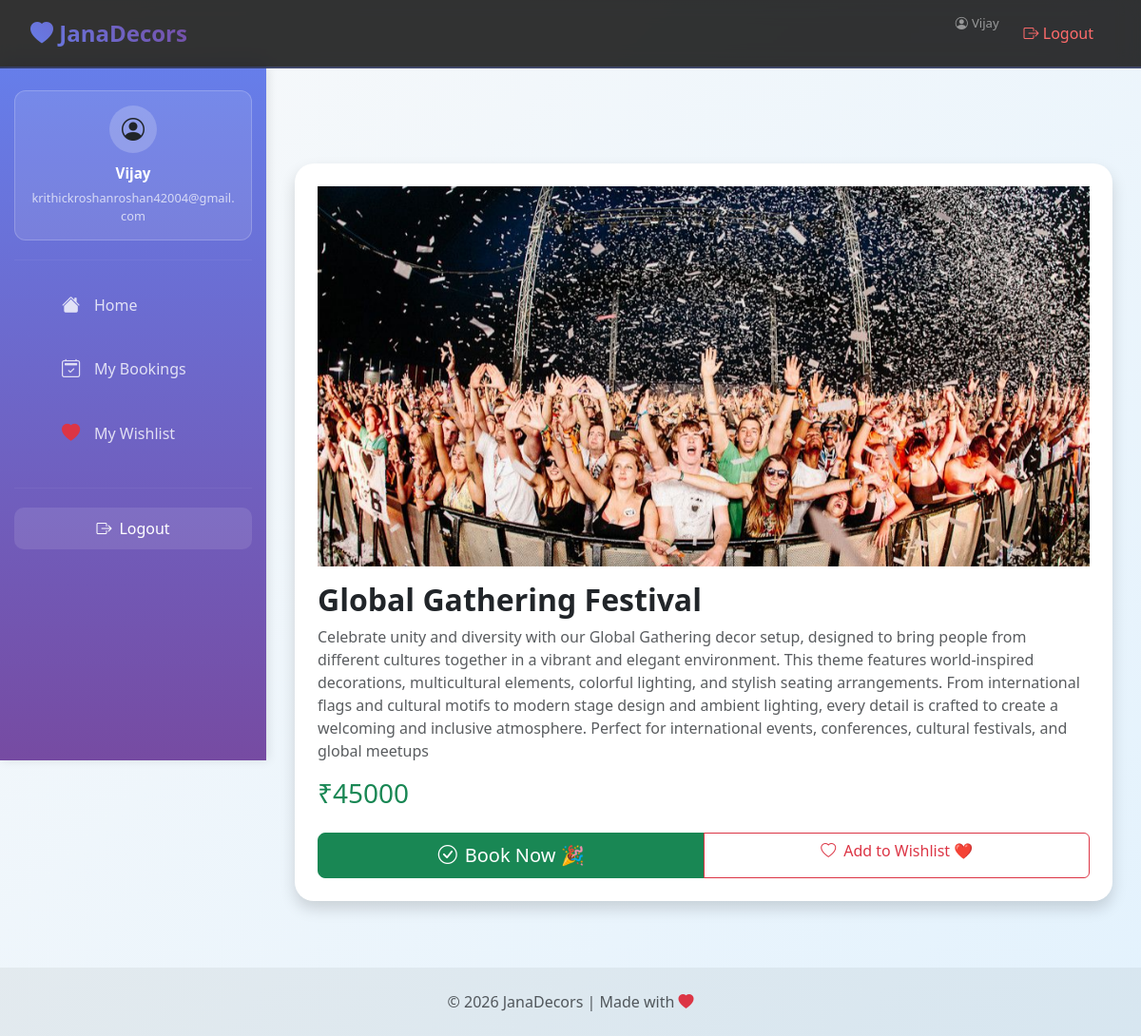
Screenshot of /plan/2/ (signed in) with the database file from the repository.
### Event/models.py (models this page shows, shortened)
class DecorPlan(models.Model):
    name = models.CharField(max_length=100)
    description = models.TextField()
    price = models.IntegerField(null=True, blank=True)
    image = models.ImageField(upload_to='images/')

### Event/views.py (the view)
# urls.py: path('plan/<int:id>/', views.plan_detail, name='plan_detail'),
@login_required
def plan_detail(request, id):
    plan = get_object_or_404(DecorPlan, id=id)
    return render(request, 'Event/detail.html', {'plan': plan})

### Event/templates/Event/detail.html
{% extends 'Event/user_base.html' %}
{% block content %}
<div class="card shadow p-4" style="border-radius: 20px;">
<div id="carouselExample" class="carousel slide mb-3">
<div class="carousel-inner">
<div class="carousel-item active">
<img src="{{ plan.image.url }}" class="d-block w-100" style="height:400px; object-fit:cover;">
</div>
</div>
</div>
<h2 class="fw-bold">{{ plan.name }}</h2>
<p class="text-muted">{{ plan.description }}</p>
<h3 class="text-success">₹{{ plan.price }}</h3>
<div class="btn-group mt-3" role="group">
    <a href="{% url 'book' plan.id %}" class="btn btn-lg btn-success">
        <i class="bi bi-check-circle me-2"></i>Book Now 🎉
    </a>
    {% if user.is_authenticated %}
        <a href="{% url 'wishlist_add' plan.id %}" class="btn btn-outline-danger">
            <i class="bi bi-heart me-2"></i>Add to Wishlist ❤️
        </a>
    {% endif %}
</div>
</div>
{% endblock %}

### Event/templates/Event/user_base.html (shortened to what this page needs)
<!DOCTYPE html>
<html lang="en">
<head>
    {% load static %}
    <link href="https://cdn.jsdelivr.net/npm/bootstrap@5.3.0/dist/css/bootstrap.min.css" rel="stylesheet">
    <link rel="stylesheet" href="https://cdn.jsdelivr.net/npm/bootstrap-icons@1.11.0/font/bootstrap-icons.css">
</head>
<body>
<nav class="navbar navbar-expand-lg">
    <div class="container-fluid">
        <a class="navbar-brand" href="{% url 'plans' %}">
            <i class="bi bi-heart-fill"></i> JanaDecors
        </a>
        <div class="collapse navbar-collapse" id="navMenu">
            <ul class="navbar-nav ms-auto gap-2">
                {% if user.is_authenticated %}
                    <li class="nav-item">
                        <span class="text-white-50 d-none d-lg-block" style="font-size:.82rem;">
                            <i class="bi bi-person-circle me-1"></i>{{ user.username }}
                        </span>
                    </li>
                    <li class="nav-item">
                        <form action="{% url 'logout' %}" method="POST" class="m-0">
                            <button type="submit" class="nav-link border-0 bg-transparent" style="color: #ff6b6b !important;">
                                <i class="bi bi-box-arrow-right"></i> Logout
                            </button>
                        </form>
                    </li>
                {% else %}
                    <li class="nav-item"><a class="nav-link" href="{% url 'user_login' %}"><i class="bi bi-box-arrow-in-right"></i> Login</a></li>
                    <li class="nav-item"><a class="nav-link" href="{% url 'register' %}"><i class="bi bi-person-plus"></i> Register</a></li>
                {% endif %}
            </ul>
        </div>
    </div>
</nav>
<div class="d-flex">
    <aside class="sidebar">
        {% if user.is_authenticated %}
            <div class="user-profile">
                <div class="user-profile-avatar">
                    <i class="bi bi-person-circle"></i>
                </div>
                <div class="user-profile-name">{{ user.first_name|default:user.username }}</div>
                <div class="user-profile-email">{{ user.email }}</div>
            </div>
            <hr class="sidebar-hr">
        {% endif %}
        <ul class="sidebar-nav">
            <li class="sidebar-nav-item">
                <a href="{% url 'plans' %}" class="sidebar-nav-link {% if request.resolver_match.url_name == 'plans' %}active{% endif %}">
                    <i class="bi bi-house-fill"></i>
                    <span>Home</span>
                </a>
            </li>
            {% if user.is_authenticated %}
                <li class="sidebar-nav-item">
                    <a href="{% url 'my_bookings' %}" class="sidebar-nav-link {% if request.resolver_match.url_name == 'my_bookings' %}active{% endif %}">
                        <i class="bi bi-calendar2-check"></i>
                        <span>My Bookings</span>
                    </a>
                </li>
                <li class="sidebar-nav-item">
                    <a href="{% url 'wishlist' %}" class="sidebar-nav-link {% if request.resolver_match.url_name == 'wishlist' %}active{% endif %}">
                        <i class="bi bi-heart-fill text-danger"></i>
                        <span>My Wishlist</span>
                    </a>
                </li>
            {% endif %}
        </ul>
        {% if user.is_authenticated %}
            <hr class="sidebar-hr" style="margin-top: 30px;">
            <form action="{% url 'logout' %}" method="POST" class="m-0">
                <button type="submit" class="logout-btn w-100" style="border: none; width: 100%;">
                    <i class="bi bi-box-arrow-right"></i>
                    <span>Logout</span>
                </button>
            </form>
        {% endif %}
    </aside>
    <main class="main-content w-100">
        {% block content %}{% endblock %}
    </main>
</div>
<footer class="text-center py-4" style="background: rgba(0,0,0,0.05); margin-top: 40px;">
    <p class="text-muted mb-0">© 2026 JanaDecors | Made with <i class="bi bi-heart-fill text-danger"></i></p>
</footer>
</body>
</html>

### Event/templates/Event/user_base.html (style rules this page uses)
* { margin: 0; padding: 0; box-sizing: border-box; }
body { background: linear-gradient(135deg, #f8f9fa, #e3f2fd); font-family: 'Segoe UI', Tahoma, Geneva, Verdana, sans-serif; overflow-x: hidden; }
.navbar { backdrop-filter: blur(10px); background: rgba(0, 0, 0, 0.8) !important; border-bottom: 2px solid rgba(102, 126, 234, 0.3); padding: 12px 20px; position: sticky; top: 0; z-index: 100; }
.navbar-brand { font-size: 1.5rem; font-weight: 700; background: linear-gradient(45deg, #667eea, #764ba2); -webkit-background-clip: text; -webkit-text-fill-color: transparent; }
.nav-link { color: white !important; margin: 0 10px; transition: 0.3s; position: relative; font-weight: 500; }
.nav-link::after { content: ''; position: absolute; width: 0; height: 2px; bottom: -5px; left: 0; background: #667eea; transition: width 0.3s; }
.sidebar { height: calc(100vh - 70px); background: linear-gradient(180deg, #667eea 0%, #764ba2 100%); padding: 25px 15px; position: fixed; left: 0; top: 70px; width: 280px; overflow-y: auto; box-shadow: 2px 0 10px rgba(0, 0, 0, 0.1); z-index: 50; }
.sidebar-nav { list-style: none; }
.sidebar-nav-item { margin-bottom: 15px; }
.sidebar-nav-link { display: flex; align-items: center; padding: 12px 15px; color: rgba(255, 255, 255, 0.8); text-decoration: none; border-radius: 10px; transition: all 0.3s; font-weight: 500; position: relative; }
.sidebar-nav-link i { width: 25px; margin-right: 12px; font-size: 1.2rem; text-align: center; }
.sidebar-hr { border: 0; height: 1px; background: rgba(255, 255, 255, 0.2); margin: 20px 0; }
.user-profile { background: rgba(255, 255, 255, 0.1); padding: 15px; border-radius: 12px; margin-bottom: 20px; text-align: center; border: 1px solid rgba(255, 255, 255, 0.2); }
.user-profile-avatar { width: 50px; height: 50px; border-radius: 50%; background: rgba(255, 255, 255, 0.2); display: flex; align-items: center; justify-content: center; margin: 0 auto 10px; font-size: 1.5rem; }
.user-profile-name { color: white; font-weight: 700; font-size: 0.95rem; margin-bottom: 5px; }
.user-profile-email { color: rgba(255, 255, 255, 0.7); font-size: 0.8rem; word-break: break-all; }
.main-content { margin-left: 280px; margin-top: 70px; padding: 30px; min-height: calc(100vh - 140px); }
.card { border-radius: 20px; overflow: hidden; border: none; transition: all 0.3s; }
.logout-btn { margin-top: auto; background: rgba(255, 255, 255, 0.1); border: 1px solid rgba(255, 255, 255, 0.3); color: white; border-radius: 10px; padding: 10px 15px; display: flex; align-items: center; justify-content: center; gap: 8px; transition: all 0.3s; text-decoration: none; cursor: pointer; font-weight: 500; }

### rows the page displays
DecorPlan: image (picture), name "Global Gathering Festival", description "Celebrate unity and diversity with our Global Gathering decor setup, designed to bring people from different cultures together in a vibrant and elegant environment. This theme features world-inspired decorations, multicultural elements, colorful lighting, and stylish seating arrangements. From international flags and cultural motifs to modern stage design and ambient lighting, every detail is crafted to create a welcoming and inclusive atmosphere. Perfect for international events, conferences, cultural festivals, and global meetups", price "45000"

### other values shown
{{ user.username }} "Vijay"
{{ user.first_name|default:user.username }} "Vijay"
{{ user.email }} "krithickroshanroshan42004@gmail.com"
